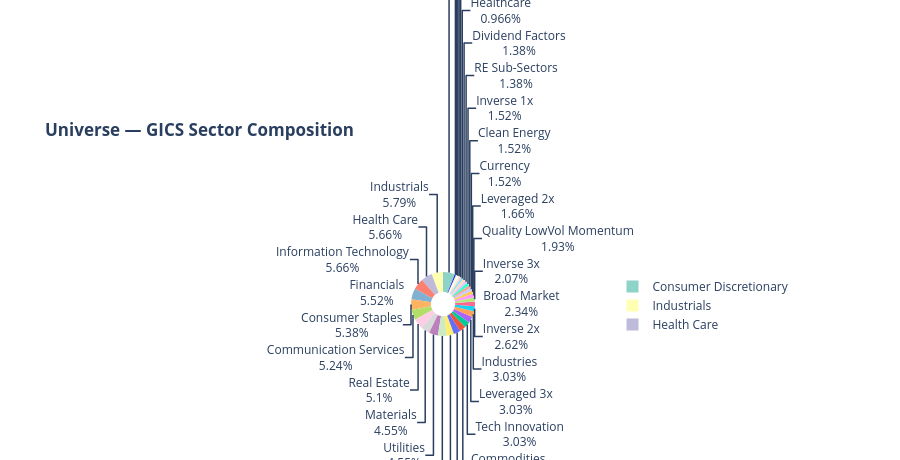
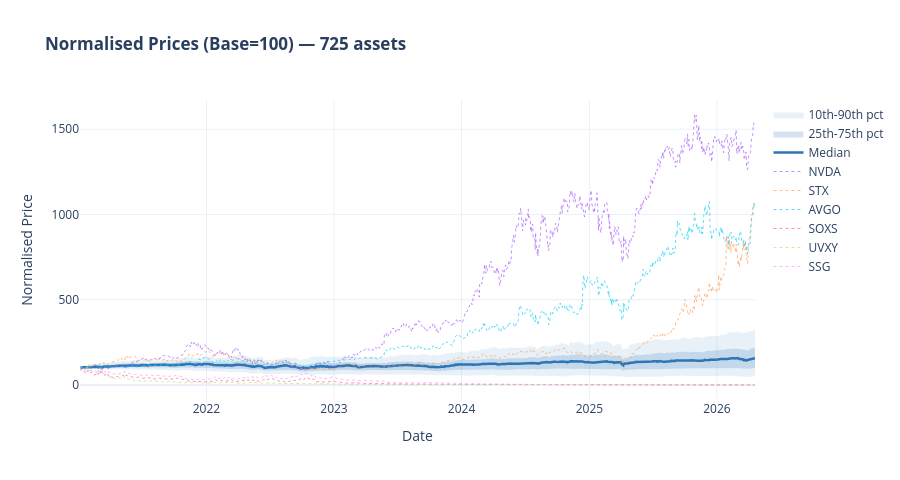
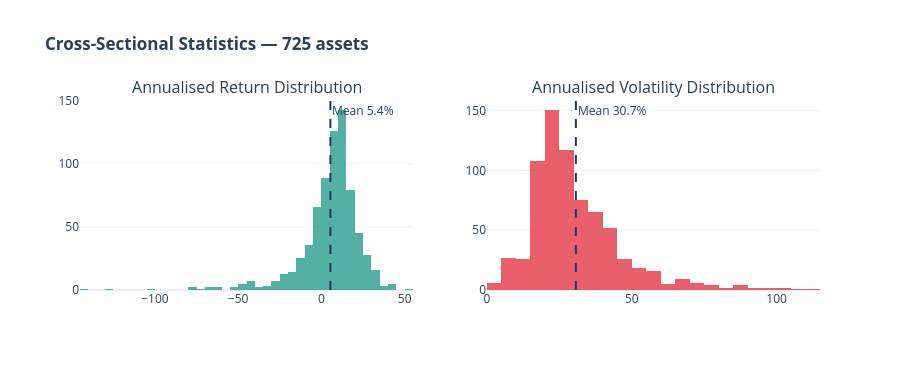

Notebook code cell kept with these figures, in order:
### Code cell
# ── Data visualisations ──────────────────────────────────────

# 1. Sector composition pie
base_secs = [s.replace(" ETF","") for s in STAGS]
sc = pd.Series(base_secs).value_counts()
fig = go.Figure(go.Pie(
    labels=sc.index, values=sc.values, hole=0.38,
    textinfo="label+percent",
    marker=dict(colors=px.colors.qualitative.Set3)))
fig.update_layout(
    title="<b>Universe — GICS Sector Composition</b>",
    template="plotly_white", height=460)
fig.show()

# 2. Normalised price percentile band
norm = RAW_PRICES[ASSETS] / RAW_PRICES[ASSETS].iloc[0] * 100
qs   = {k: norm.quantile(v, axis=1) for k, v in
        dict(p10=.10, p25=.25, p50=.50, p75=.75, p90=.90).items()}
fig2 = go.Figure()
for lo, hi, a in [("p10","p90","0.10"), ("p25","p75","0.20")]:
    xv = qs[lo].index.tolist() + qs[hi].index.tolist()[::-1]
    yv = qs[lo].tolist()       + qs[hi].tolist()[::-1]
    fig2.add_trace(go.Scatter(x=xv, y=yv, fill="toself",
        fillcolor=f"rgba(46,117,182,{a})", line=dict(width=0),
        name=f"{lo[1:]}th-{hi[1:]}th pct", hoverinfo="skip"))
fig2.add_trace(go.Scatter(x=qs["p50"].index, y=qs["p50"], mode="lines",
    line=dict(color="#2E75B6", width=2.5), name="Median"))
for t in norm.iloc[-1].nlargest(3).index:
    fig2.add_trace(go.Scatter(x=norm.index, y=norm[t], mode="lines",
        line=dict(width=1, dash="dot"), name=t, opacity=0.7))
for t in norm.iloc[-1].nsmallest(3).index:
    fig2.add_trace(go.Scatter(x=norm.index, y=norm[t], mode="lines",
        line=dict(width=1, dash="dot"), name=t, opacity=0.7))
fig2.update_layout(
    title=f"<b>Normalised Prices (Base=100) — {N} assets</b>",
    xaxis_title="Date", yaxis_title="Normalised Price",
    hovermode="x unified", template="plotly_white", height=480)
fig2.show()

# 3. Return and volatility distributions
ar = RETS.mean() * 252 * 100
av = RETS.std()  * np.sqrt(252) * 100
fig3 = make_subplots(1, 2,
    subplot_titles=["Annualised Return Distribution",
                    "Annualised Volatility Distribution"])
fig3.add_trace(go.Histogram(x=ar, nbinsx=55,
    marker_color="#2A9D8F", opacity=0.8), row=1, col=1)
fig3.add_trace(go.Histogram(x=av, nbinsx=55,
    marker_color="#E63946", opacity=0.8), row=1, col=2)
fig3.add_vline(x=ar.mean(), line=dict(color="#1F3864", dash="dash", width=2),
    annotation_text=f"Mean {ar.mean():.1f}%", row=1, col=1)
fig3.add_vline(x=av.mean(), line=dict(color="#1F3864", dash="dash", width=2),
    annotation_text=f"Mean {av.mean():.1f}%", row=1, col=2)
fig3.update_layout(title=f"<b>Cross-Sectional Statistics — {N} assets</b>",
    template="plotly_white", height=370, showlegend=False)
fig3.show()

### Figure 1 — Plotly figure (JSON) as saved in the notebook; plotly's stock layout.template omitted (floating-point values rounded to 4 significant figures)
{"data": [{"hole": 0.38, "labels": ["Consumer Discretionary", "Industrials", "Health Care", "Information Technology", "Financials", "Consumer Staples", "Communication Services", "Real Estate", "Materials", "Utilities", "Energy", "International", "Fixed Income", "Commodities", "Tech Innovation", "Leveraged 3x", "Industries", "Inverse 2x", "Broad Market", "Inverse 3x", "Quality LowVol Momentum", "Leveraged 2x", "Currency", "Clean Energy", "Inverse 1x", "RE Sub-Sectors", "Dividend Factors", "Healthcare", "Volatility", "ESG", "Value Factors", "Growth Factors", "ARK Innovation"], "marker": {"colors": ["rgb(141,211,199)", "rgb(255,255,179)", "rgb(190,186,218)", "rgb(251,128,114)", "rgb(128,177,211)", "rgb(253,180,98)", "rgb(179,222,105)", "rgb(252,205,229)", "rgb(217,217,217)", "rgb(188,128,189)", "rgb(204,235,197)", "rgb(255,237,111)"]}, "textinfo": "label+percent", "type": "pie", "values": [44, 42, 41, 41, 40, 39, 38, 37, 33, 33, 32, 27, 25, 23, 22, 22, 22, 19, 17, 15, 14, 12, 11, 11, 11, 10, 10, 7, 7, 6, 5, 5, 4]}], "layout": {"height": 460, "title": {"text": "<b>Universe — GICS Sector Composition</b>"}}}

### Figure 2 — Plotly figure (JSON) as saved in the notebook; plotly's stock layout.template omitted (floating-point values rounded to 4 significant figures; data arrays with more than 128 entries replaced by an {"elided": "..."} marker saying what was removed)
{"data": [{"fill": "toself", "fillcolor": "rgba(46,117,182,0.10)", "hoverinfo": "skip", "line": {"width": 0}, "name": "10th-90th pct", "type": "scatter", "x": {"elided": "2658 str values"}, "y": {"elided": "2658 float values"}}, {"fill": "toself", "fillcolor": "rgba(46,117,182,0.20)", "hoverinfo": "skip", "line": {"width": 0}, "name": "25th-75th pct", "type": "scatter", "x": {"elided": "2658 str values"}, "y": {"elided": "2658 float values"}}, {"line": {"color": "#2E75B6", "width": 2.5}, "mode": "lines", "name": "Median", "type": "scatter", "x": {"elided": "1329 str values"}, "y": {"elided": "1329 float values"}}, {"line": {"dash": "dot", "width": 1}, "mode": "lines", "name": "NVDA", "opacity": 0.7, "type": "scatter", "x": {"elided": "1329 str values"}, "y": {"elided": "1329 float values"}}, {"line": {"dash": "dot", "width": 1}, "mode": "lines", "name": "STX", "opacity": 0.7, "type": "scatter", "x": {"elided": "1329 str values"}, "y": {"elided": "1329 float values"}}, {"line": {"dash": "dot", "width": 1}, "mode": "lines", "name": "AVGO", "opacity": 0.7, "type": "scatter", "x": {"elided": "1329 str values"}, "y": {"elided": "1329 float values"}}, {"line": {"dash": "dot", "width": 1}, "mode": "lines", "name": "SOXS", "opacity": 0.7, "type": "scatter", "x": {"elided": "1329 str values"}, "y": {"elided": "1329 float values"}}, {"line": {"dash": "dot", "width": 1}, "mode": "lines", "name": "UVXY", "opacity": 0.7, "type": "scatter", "x": {"elided": "1329 str values"}, "y": {"elided": "1329 float values"}}, {"line": {"dash": "dot", "width": 1}, "mode": "lines", "name": "SSG", "opacity": 0.7, "type": "scatter", "x": {"elided": "1329 str values"}, "y": {"elided": "1329 float values"}}], "layout": {"height": 480, "hovermode": "x unified", "title": {"text": "<b>Normalised Prices (Base=100) — 725 assets</b>"}, "xaxis": {"title": {"text": "Date"}}, "yaxis": {"title": {"text": "Normalised Price"}}}}

### Figure 3 — Plotly figure (JSON) as saved in the notebook; plotly's stock layout.template omitted (floating-point values rounded to 4 significant figures; data arrays with more than 128 entries replaced by an {"elided": "..."} marker saying what was removed)
{"data": [{"marker": {"color": "#2A9D8F"}, "nbinsx": 55, "opacity": 0.8, "type": "histogram", "x": {"elided": "725 float values"}, "xaxis": "x", "yaxis": "y"}, {"marker": {"color": "#E63946"}, "nbinsx": 55, "opacity": 0.8, "type": "histogram", "x": {"elided": "725 float values"}, "xaxis": "x2", "yaxis": "y2"}], "layout": {"annotations": [{"font": {"size": 16}, "showarrow": false, "text": "Annualised Return Distribution", "x": 0.225, "xanchor": "center", "xref": "paper", "y": 1, "yanchor": "bottom", "yref": "paper"}, {"font": {"size": 16}, "showarrow": false, "text": "Annualised Volatility Distribution", "x": 0.775, "xanchor": "center", "xref": "paper", "y": 1, "yanchor": "bottom", "yref": "paper"}, {"showarrow": false, "text": "Mean 5.4%", "x": 5.387, "xanchor": "left", "xref": "x", "y": 1, "yanchor": "top", "yref": "y domain"}, {"showarrow": false, "text": "Mean 30.7%", "x": 30.69, "xanchor": "left", "xref": "x2", "y": 1, "yanchor": "top", "yref": "y2 domain"}], "height": 370, "shapes": [{"line": {"color": "#1F3864", "dash": "dash", "width": 2}, "type": "line", "x0": 5.387, "x1": 5.387, "xref": "x", "y0": 0, "y1": 1, "yref": "y domain"}, {"line": {"color": "#1F3864", "dash": "dash", "width": 2}, "type": "line", "x0": 30.69, "x1": 30.69, "xref": "x2", "y0": 0, "y1": 1, "yref": "y2 domain"}], "showlegend": false, "title": {"text": "<b>Cross-Sectional Statistics — 725 assets</b>"}, "xaxis": {"anchor": "y", "domain": [0, 0.45]}, "xaxis2": {"anchor": "y2", "domain": [0.55, 1]}, "yaxis": {"anchor": "x", "domain": [0, 1]}, "yaxis2": {"anchor": "x2", "domain": [0, 1]}}}
